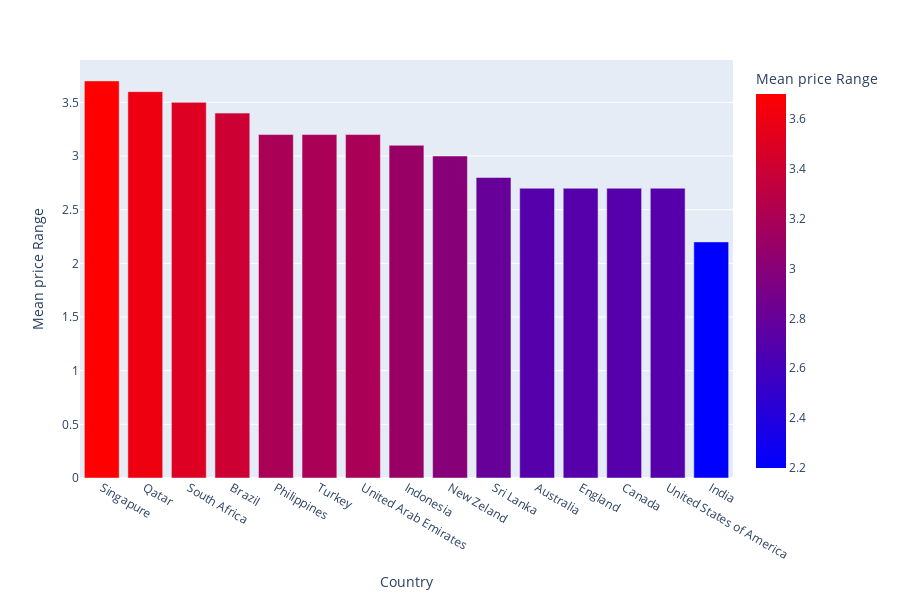

Here is the notebook cell this chart was saved with:
### Code cell
# Create a bar plot using Plotly Express
fig = px.bar(average_price_ratings, x='Country', y='Mean price Range',
             height=600,  # Adjust the height as needed
             color='Mean price Range',  # Color based on mean aggregate rating
             color_continuous_scale='Bluered')  # Color palette

# Adjust text position for better visibility
fig.update_traces(textposition='outside')

# Show the plot
fig.show()

### Figure 1 — Plotly figure (JSON) as saved in the notebook; plotly's stock layout.template omitted (floating-point values rounded to 4 significant figures)
{"data": [{"alignmentgroup": "True", "hovertemplate": "Country=%{x}<br>Mean price Range=%{marker.color}<extra></extra>", "legendgroup": "", "marker": {"color": [3.7, 3.6, 3.5, 3.4, 3.2, 3.2, 3.2, 3.1, 3, 2.8, 2.7, 2.7, 2.7, 2.7, 2.2], "coloraxis": "coloraxis", "pattern": {"shape": ""}}, "name": "", "offsetgroup": "", "orientation": "v", "showlegend": false, "textposition": "outside", "type": "bar", "x": ["Singapure", "Qatar", "South Africa", "Brazil", "Philippines", "Turkey", "United Arab Emirates", "Indonesia", "New Zeland", "Sri Lanka", "Australia", "England", "Canada", "United States of America", "India"], "xaxis": "x", "y": [3.7, 3.6, 3.5, 3.4, 3.2, 3.2, 3.2, 3.1, 3, 2.8, 2.7, 2.7, 2.7, 2.7, 2.2], "yaxis": "y"}], "layout": {"barmode": "relative", "coloraxis": {"colorbar": {"title": {"text": "Mean price Range"}}, "colorscale": [[0, "rgb(0,0,255)"], [1, "rgb(255,0,0)"]]}, "height": 600, "legend": {"tracegroupgap": 0}, "margin": {"t": 60}, "xaxis": {"anchor": "y", "domain": [0, 1], "title": {"text": "Country"}}, "yaxis": {"anchor": "x", "domain": [0, 1], "title": {"text": "Mean price Range"}}}}
